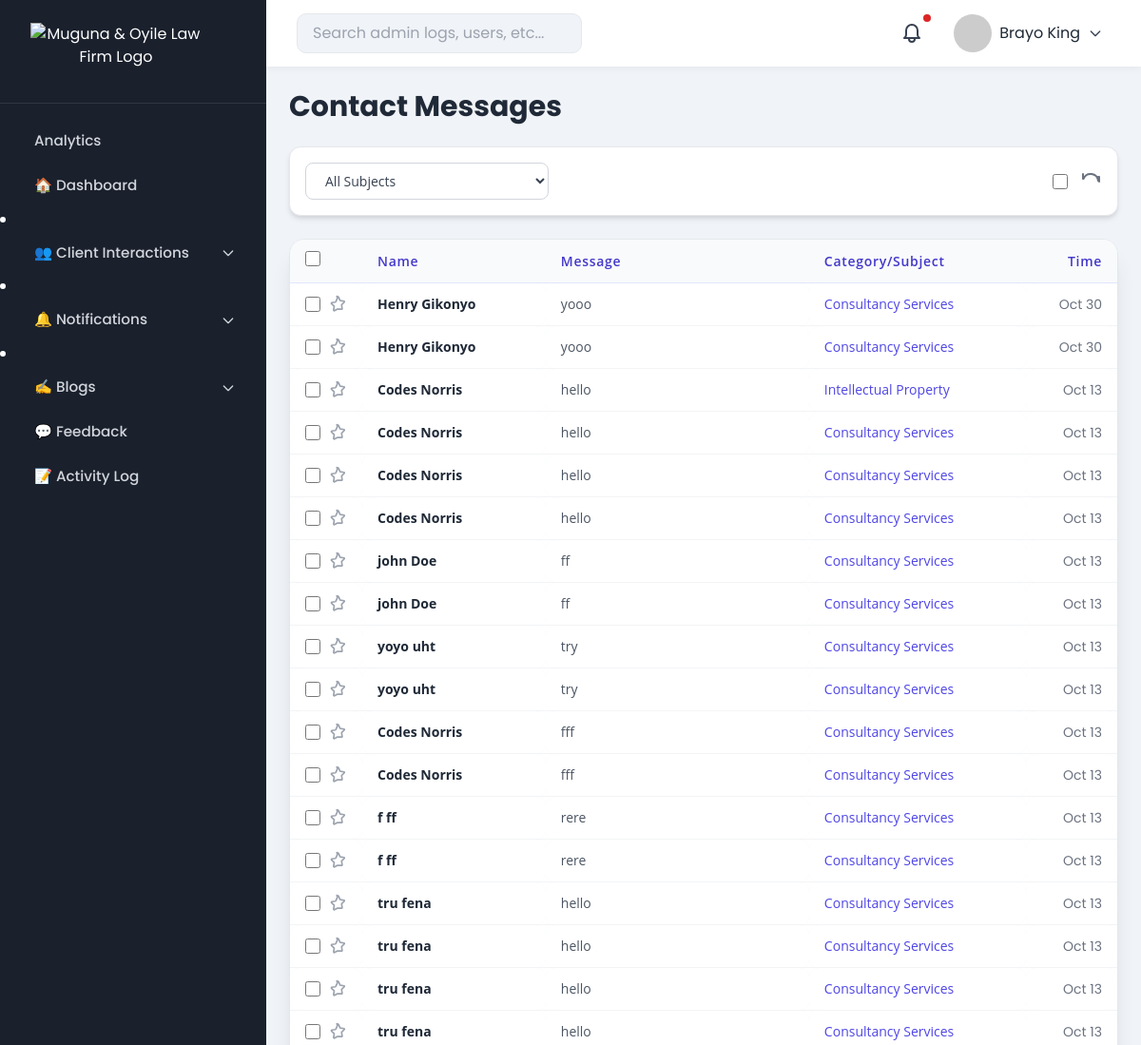
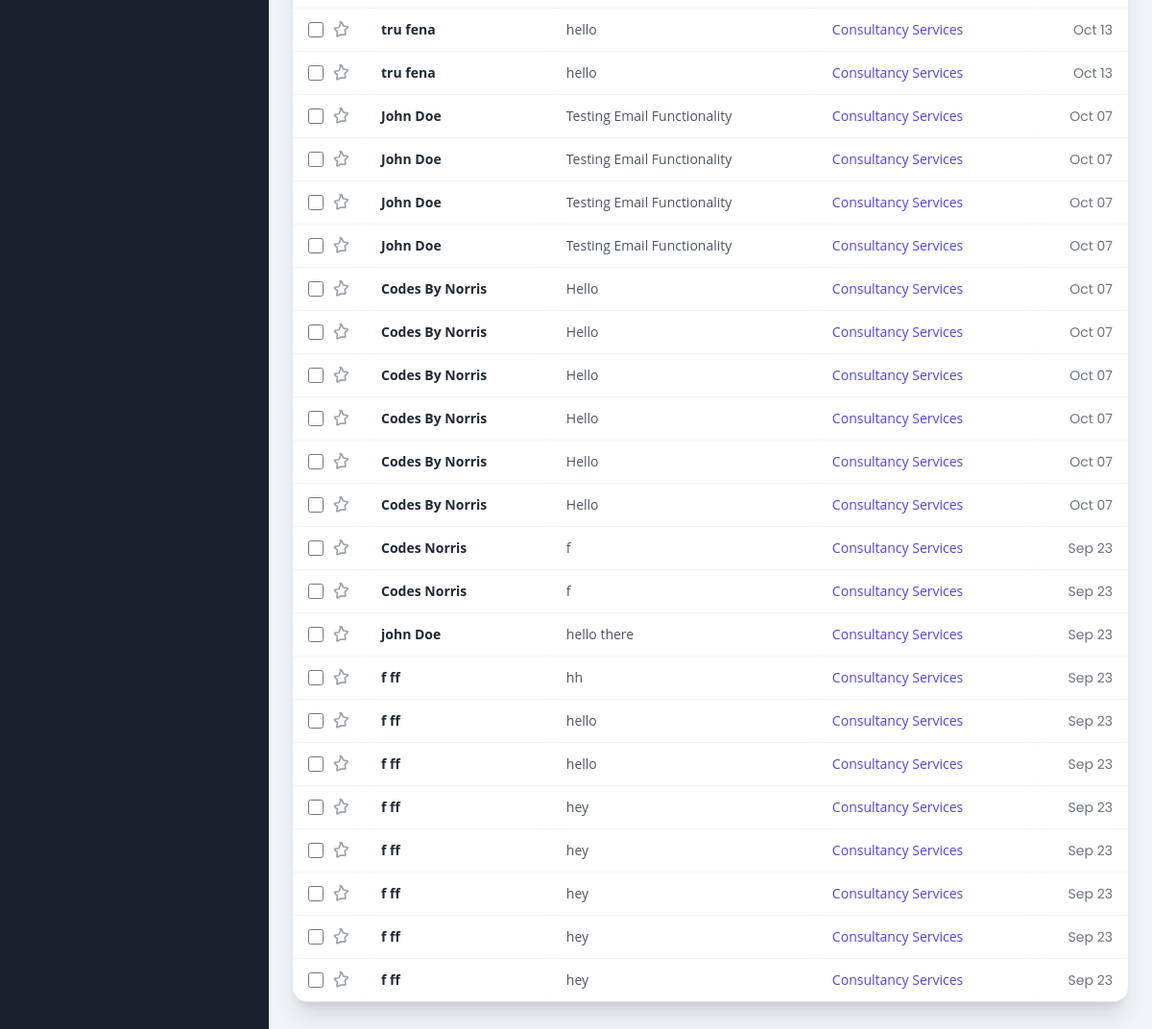
Screenshot of /admin-dashboard/contacts/ (signed in) with the database file from the repository (2 pictures, top to bottom).
### advocates/models.py (models this page shows, shortened)
class ContactMessage(models.Model):
    first_name = models.CharField(max_length=50)
    last_name = models.CharField(max_length=50)
    email = models.EmailField()
    phone_number = models.CharField(max_length=20)
    subject = models.CharField(max_length=50, choices=LEGAL_SERVICES)
    message = models.TextField()
    created_at = models.DateTimeField(auto_now_add=True)
    is_read = models.BooleanField(default=False)
    is_red_flag = models.BooleanField(default=False)
    reminder_sent = models.BooleanField(default=False)
    class Meta:
        ordering = ["-created_at"]

### advocates/admin_views.py (the view)
# urls.py: path('admin-dashboard/contacts/', admin_views.contacts_list, name='admin_dashboard_contacts'),
@login_required
@user_passes_test(admin_required)
def contacts_list(request):
    contacts = ContactMessage.objects.all().order_by('-created_at')
    calls = ScheduledCall.objects.all().order_by('-created_at')
    return render(request, "admin_dashboard/contacts_list.html", {
        "contacts": contacts,
        "calls": calls,
    })

### advocates/admin_views.py (called while the page is built)
def admin_required(user):
    return user.is_staff or user.is_superuser

### advocates/context_processors.py (called while the page is built)
def admin_context(request):
    if request.user.is_authenticated:
        red_flags = ContactMessage.objects.filter(is_red_flag=True).count()
        unread_messages = ContactMessage.objects.filter(is_read=False).count()
        unread_calls = ScheduledCall.objects.filter(is_read=False).count()
        total_notifications = unread_messages + unread_calls
        return {
            "admin_name": request.user.get_full_name() or request.user.username,
            "red_flag_count": red_flags,
            "total_notifications": total_notifications,
        }
    return {}

### advocates/templates/admin_dashboard/contacts_list.html (shortened to what this page needs)
{% extends "admin_dashboard/base_admin.html" %}
{% load static %}
{% block dashboard_content %}
<div class="p-4 sm:p-6">
    <h1 class="text-2xl sm:text-3xl font-bold mb-6 text-gray-800 font-header">Contact Messages</h1>
    <div class="mb-6 flex flex-col sm:flex-row sm:items-center sm:justify-between bg-white p-4 rounded-xl shadow-md border border-gray-200">
        <div class="relative w-full sm:w-64 mb-4 sm:mb-0">
            <select id="subjectFilter" class="w-full border border-gray-300 rounded-lg px-4 py-2 text-sm text-gray-700 focus:ring-indigo-500 focus:border-indigo-500 bg-white font-content">
                <option value="">All Subjects</option>
            </select>
        </div>
        <div class="flex items-center space-x-3">
            <input type="checkbox" id="selectAll" class="h-4 w-4 text-indigo-600 border-gray-300 rounded focus:ring-indigo-500">
            <button class="text-gray-500 hover:text-indigo-600 transition-colors" title="Refresh" onclick="window.location.reload()">
                <svg class="w-6 h-6" fill="none" stroke="currentColor" viewBox="0 0 24 24" xmlns="http://www.w3.org/2000/svg">
                    <path stroke-linecap="round" stroke-linejoin="round" stroke-width="2" d="M4 4v5h.582m15.356 2A8.001 8.001 0 004.582 9m15.356-2H21v5"></path>
                </svg>
            </button>
        </div>
    </div>
    <div class="overflow-x-auto border border-gray-200 rounded-2xl shadow-2xl bg-white">
        <table class="min-w-[800px] w-full table-auto border-collapse">
            <thead class="bg-indigo-50 top-0 z-10 border-b border-indigo-100">
                <tr>
                    <th class="px-4 py-3 text-left font-semibold text-indigo-700 tracking-wider text-sm font-content w-12 sm:w-16">
                        <input type="checkbox" id="selectAll" class="h-4 w-4 text-indigo-600 border-gray-300 rounded focus:ring-indigo-500">
                    </th>
                    <th class="px-4 py-3 text-left font-semibold text-indigo-700 tracking-wider text-sm font-content">Name</th>
                    <th class="px-4 py-3 text-left font-semibold text-indigo-700 tracking-wider text-sm font-content">Message</th>
                    <th class="px-4 py-3 text-left font-semibold text-indigo-700 tracking-wider text-sm font-content">Category/Subject</th>
                    <th class="px-4 py-3 text-right font-semibold text-indigo-700 tracking-wider text-sm font-content w-20 sm:w-24">Time</th>
                </tr>
            </thead>
            <tbody class="divide-y divide-gray-100">
                {% for contact in contacts %}
                <tr class="message-row hover:bg-indigo-50/30 transition-colors duration-150 {% if not contact.is_read %}bg-blue-50{% endif %}"
                    data-message-id="{{ contact.id }}"
                    data-email="{{ contact.email }}"
                    data-phone="{{ contact.phone_number }}"
                    data-subject="{{ contact.get_subject_display }}"
                    data-message="{{ contact.message|escapejs }}">
                    <td class="px-4 py-3 text-center">
                        <div class="flex items-center space-x-2">
                            <input type="checkbox" class="h-4 w-4 text-indigo-600 border-gray-300 rounded focus:ring-indigo-500 message-checkbox">
                            <svg class="w-5 h-5 {% if contact.is_starred %}text-yellow-500{% else %}text-gray-400 hover:text-yellow-500{% endif %} transition-colors star-icon" fill="{% if contact.is_starred %}currentColor{% else %}none{% endif %}" stroke="currentColor" viewBox="0 0 24 24" xmlns="http://www.w3.org/2000/svg">
                                <path stroke-linecap="round" stroke-linejoin="round" stroke-width="2" d="M11.049 2.152A.75.75 0 0112 2.25c.54 0 1.059.324 1.309.854l1.83 3.868a.75.75 0 00.56.439l4.385.637a.75.75 0 01.417 1.27l-3.17 3.093a.75.75 0 00-.215.688l.75 4.363a.75.75 0 01-1.082.784L12 18.017l-3.921 2.067a.75.75 0 01-1.082-.784l.75-4.363a.75.75 0 00-.215-.688l-3.17-3.093a.75.75 0 01.417-1.27l4.385-.637a.75.75 0 00.56-.439l1.83-3.868a.75.75 0 01.309-.854z"></path>
                            </svg>
                        </div>
                    </td>
                    <td class="px-4 py-3 text-sm font-semibold text-gray-800 font-content {% if not contact.is_read %}font-bold{% endif %}">{{ contact.first_name }} {{ contact.last_name }}</td>
                    <td class="px-4 py-3 text-sm text-gray-600 font-content">{{ contact.message|truncatechars:30 }}</td>
                    <td class="px-4 py-3 text-sm font-medium text-indigo-600 font-content">{{ contact.get_subject_display }}</td>
                    <td class="px-4 py-3 text-sm text-gray-500 text-right relative">
                        <div class="date-column transition-opacity duration-150">
                            {{ contact.created_at|date:"M d" }}
                        </div>
                    </td>
                </tr>
                {% empty %}
                <tr>
                    <td colspan="5" class="px-4 py-10 text-center text-gray-500 font-content">
                        No messages yet.
                    </td>
                </tr>
                {% endfor %}
            </tbody>
        </table>
    </div>
</div>
{% endblock %}

### advocates/templates/admin_dashboard/base_admin.html (style rules this page uses)
body, input, select, textarea { font-family: 'Poppins', sans-serif; margin:0; background:#f0f3f7; color:#1f2937; }
table { width:100%;border-collapse:separate;border-spacing:0 0.75rem; }
th,td { text-align:left;padding:0.75rem; }
th { color:#6b7280;font-weight:600; }
tr { background:#f9fafb;border-radius:10px; }
tr td { background:#fff;padding:0.75rem;border-radius:10px; }

### advocates/templates/admin_dashboard/contacts_list.html (style rules this page uses)
:root { --font-header: 'Poppins', serif; --font-content: 'Open Sans', sans-serif; }
.font-header { font-family: var(--font-header); }
.font-content { font-family: var(--font-content); }
.rounded-2xl { border-radius: 1rem; }
.shadow-2xl { box-shadow: 0 20px 25px -5px rgba(0,0,0,0.1), 0 8px 10px -6px rgba(0,0,0,0.1); }

### rows the page displays
ContactMessage: first_name "Henry", last_name "Gikonyo", message "yooo", subject "Consultancy Services", created_at "Oct 30"
ContactMessage: first_name "Henry", last_name "Gikonyo", message "yooo", subject "Consultancy Services", created_at "Oct 30"
ContactMessage: first_name "Codes", last_name "Norris", message "hello", subject "Intellectual Property", created_at "Oct 13"
ContactMessage: first_name "Codes", last_name "Norris", message "hello", subject "Consultancy Services", created_at "Oct 13"
ContactMessage: first_name "Codes", last_name "Norris", message "hello", subject "Consultancy Services", created_at "Oct 13"
ContactMessage: first_name "Codes", last_name "Norris", message "hello", subject "Consultancy Services", created_at "Oct 13"
ContactMessage: first_name "john", last_name "Doe", message "ff", subject "Consultancy Services", created_at "Oct 13"
ContactMessage: first_name "john", last_name "Doe", message "ff", subject "Consultancy Services", created_at "Oct 13"
ContactMessage: first_name "yoyo", last_name "uht", message "try", subject "Consultancy Services", created_at "Oct 13"
ContactMessage: first_name "yoyo", last_name "uht", message "try", subject "Consultancy Services", created_at "Oct 13"
ContactMessage: first_name "Codes", last_name "Norris", message "fff", subject "Consultancy Services", created_at "Oct 13"
ContactMessage: first_name "Codes", last_name "Norris", message "fff", subject "Consultancy Services", created_at "Oct 13"
ContactMessage: first_name "f", last_name "ff", message "rere", subject "Consultancy Services", created_at "Oct 13"
ContactMessage: first_name "f", last_name "ff", message "rere", subject "Consultancy Services", created_at "Oct 13"
ContactMessage: first_name "tru", last_name "fena", message "hello", subject "Consultancy Services", created_at "Oct 13"
ContactMessage: first_name "tru", last_name "fena", message "hello", subject "Consultancy Services", created_at "Oct 13"
ContactMessage: first_name "tru", last_name "fena", message "hello", subject "Consultancy Services", created_at "Oct 13"
ContactMessage: first_name "tru", last_name "fena", message "hello", subject "Consultancy Services", created_at "Oct 13"
ContactMessage: first_name "tru", last_name "fena", message "hello", subject "Consultancy Services", created_at "Oct 13"
ContactMessage: first_name "tru", last_name "fena", message "hello", subject "Consultancy Services", created_at "Oct 13"
ContactMessage: first_name "John", last_name "Doe", message "Testing Email Functionality", subject "Consultancy Services", created_at "Oct 07"
ContactMessage: first_name "John", last_name "Doe", message "Testing Email Functionality", subject "Consultancy Services", created_at "Oct 07"
ContactMessage: first_name "John", last_name "Doe", message "Testing Email Functionality", subject "Consultancy Services", created_at "Oct 07"
ContactMessage: first_name "John", last_name "Doe", message "Testing Email Functionality", subject "Consultancy Services", created_at "Oct 07"
ContactMessage: first_name "Codes", last_name "By Norris", message "Hello", subject "Consultancy Services", created_at "Oct 07"
ContactMessage: first_name "Codes", last_name "By Norris", message "Hello", subject "Consultancy Services", created_at "Oct 07"
ContactMessage: first_name "Codes", last_name "By Norris", message "Hello", subject "Consultancy Services", created_at "Oct 07"
ContactMessage: first_name "Codes", last_name "By Norris", message "Hello", subject "Consultancy Services", created_at "Oct 07"
ContactMessage: first_name "Codes", last_name "By Norris", message "Hello", subject "Consultancy Services", created_at "Oct 07"
ContactMessage: first_name "Codes", last_name "By Norris", message "Hello", subject "Consultancy Services", created_at "Oct 07"
ContactMessage: first_name "Codes", last_name "Norris", message "f", subject "Consultancy Services", created_at "Sep 23"
ContactMessage: first_name "Codes", last_name "Norris", message "f", subject "Consultancy Services", created_at "Sep 23"
ContactMessage: first_name "john", last_name "Doe", message "hello there", subject "Consultancy Services", created_at "Sep 23"
ContactMessage: first_name "f", last_name "ff", message "hh", subject "Consultancy Services", created_at "Sep 23"
ContactMessage: first_name "f", last_name "ff", message "hello", subject "Consultancy Services", created_at "Sep 23"
ContactMessage: first_name "f", last_name "ff", message "hello", subject "Consultancy Services", created_at "Sep 23"
ContactMessage: first_name "f", last_name "ff", message "hey", subject "Consultancy Services", created_at "Sep 23"
ContactMessage: first_name "f", last_name "ff", message "hey", subject "Consultancy Services", created_at "Sep 23"
ContactMessage: first_name "f", last_name "ff", message "hey", subject "Consultancy Services", created_at "Sep 23"
ContactMessage: first_name "f", last_name "ff", message "hey", subject "Consultancy Services", created_at "Sep 23"
ContactMessage: first_name "f", last_name "ff", message "hey", subject "Consultancy Services", created_at "Sep 23"

### other values shown
{{ admin_name|default:"Admin User" }} "Brayo King"
